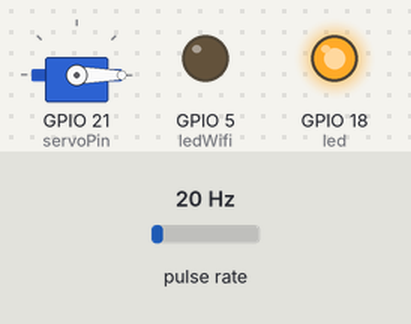
A sketch run on a simulated ESP32. On the bench: servo, output pins drawn as LEDs (lit = HIGH). Wiring (inferred from the names in the program): pulse sensor: data GPIO 19. The test bench sets the inputs (shaded band); at power-on: pulse rate 20 Hz. WiFi joins after 1.5 s; servers stay silent unless stated; uploads are accepted with an empty reply; what the sketch prints to the serial monitor is not drawn.

Above: at 0.1 s.
At 1.6 s:
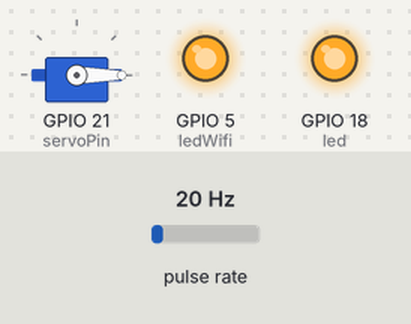
At 4.0 s:
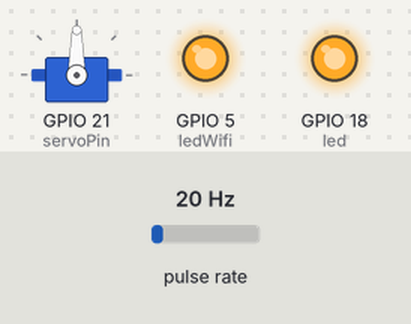
Timing chart, 0 to 5.5 s (numbered marks = the images above):
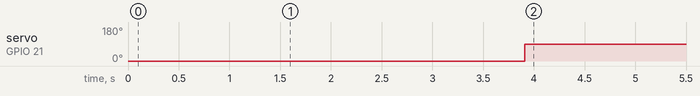

Measured:
- by itself, servo on GPIO 21 (servoPin): 0° → 90° at 3.9 s

The sketch:

Water_Flow.ino
```cpp
#include <ESP32Servo.h>
#include <WiFi.h>
#include <HTTPClient.h>
#include <TimeLib.h>  // Library for time handling

int led = 18;
int ledWifi = 5;
Servo servoMotor;  // Define servo motor
int servoPin = 21;  // Define the servo pin

const char* ssid = "Magister";  // Ganti dengan SSID Wi-Fi
const char* password = "R!$np4n1viz";  // Ganti dengan password Wi-Fi
const char* serverName = "https://script.google.com/macros/s/AKfycbzp7dlKrN37DDqCkKjmuoDl3rlQwymAto03igGOXpEBsFu9hc_kAlv_N2PzqRcZA9-VEQ/exec";  // Ganti dengan URL Google Apps Script kamu

const int flowSensorPin = 19;  // Ganti sesuai pin yang kamu gunakan
volatile int flowPulseCount = 0;
float flowRate = 0.0;
float totalLiters = 0.0;
float totalCost = 0.0;

// Daily usage limit in liters
const float dailyWaterLimit = 0.5;  // Set daily water usage limit
bool waterShutOff = false;  // Flag for water shutoff

// Variables for time
int shutoffHour = 4;  // Time to reopen the valve (6 AM)
unsigned long oldTime = 0;
float calibrationFactor = 1.6;  // Nilai kalibrasi baru berdasarkan hasil pengukuran
unsigned long wifiReconnectTime = 0;
const unsigned long wifiReconnectInterval = 300000;  // 30 detik

// Fungsi interrupt untuk menghitung pulsa
void IRAM_ATTR pulseCounter() {
  flowPulseCount++;
}

// Fungsi untuk menghitung tarif PDAM
float calculatePDAMCost(float totalLiters) {
  float totalCubicMeters = totalLiters / 1000.0;
  float totalCost = 0.0;

  if (totalCubicMeters <= 10) {
    totalCost = totalCubicMeters * 3500;
  } else if (totalCubicMeters <= 20) {
    totalCost = (10 * 3500) + ((totalCubicMeters - 10) * 4500);
  } else {
    totalCost = (10 * 3500) + (10 * 4500) + ((totalCubicMeters - 20) * 6500);
  }

  return totalCost;
}

void setup() {
  pinMode(led, OUTPUT);
  pinMode(ledWifi, OUTPUT);
  servoMotor.attach(servoPin);
  servoMotor.write(0);  // Valve is open at 90 degrees (adjust based on your servo)

  Serial.begin(115200);
  pinMode(flowSensorPin, INPUT_PULLUP);
  attachInterrupt(digitalPinToInterrupt(flowSensorPin), pulseCounter, FALLING);

  digitalWrite(led, HIGH);
  connectToWiFi();
}

void loop() {
  checkWiFiStatus();

  if ((millis() - oldTime) > 1000) {
    flowRate = ((1000.0 / (millis() - oldTime)) * flowPulseCount) / calibrationFactor;

    if (flowRate > 0 && !waterShutOff) {
      totalLiters += (flowRate / 60.0);
      totalCost = calculatePDAMCost(totalLiters);

      if (totalLiters > dailyWaterLimit) {
        shutOffWater();
      }

      Serial.print("Flow Rate: ");
      Serial.print(flowRate);
      Serial.println(" L/min");
      Serial.print("Total Liters: ");
      Serial.print(totalLiters);
      Serial.println(" L");
      Serial.print("Total Cost (PDAM): Rp ");
      Serial.println(totalCost);

      sendToGoogleSheets(flowRate, totalLiters, totalCost);
    } else if (waterShutOff) {
      Serial.println("Water shutoff, no data sent.");
    }

    oldTime = millis();
    flowPulseCount = 0;
  }

  // Check if it's time to reset the daily usage
  if (hour() == shutoffHour && minute() == 0) {
    resetDailyUsage();
  }
}

// Fungsi untuk shut off water
void shutOffWater() {
  Serial.println("Daily limit exceeded, shutting off water.");
  waterShutOff = true;
  servoMotor.write(90);  // Close valve by setting servo to 0 degrees
}

// Fungsi untuk membuka aliran air keesokan hari
void resetDailyUsage() {
  Serial.println("Resetting daily usage, reopening water.");
  totalLiters = 0;
  waterShutOff = false;
  servoMotor.write(0);  // Reopen valve by setting servo to 90 degrees
}

// Fungsi untuk koneksi Wi-Fi
void connectToWiFi() {
  Serial.println("Menghubungkan ke Wi-Fi...");
  WiFi.disconnect();
  WiFi.begin(ssid, password);

  unsigned long startAttemptTime = millis();

  while (WiFi.status() != WL_CONNECTED && millis() - startAttemptTime < 10000) {
    delay(500);
    Serial.print(".");
  }

  if (WiFi.status() == WL_CONNECTED) {
    Serial.println("\nTerhubung ke Wi-Fi");
    digitalWrite(ledWifi, HIGH);
  } else {
    Serial.println("\nGagal terhubung ke Wi-Fi");
    digitalWrite(ledWifi, LOW);
  }
}

// Fungsi untuk cek status Wi-Fi
void checkWiFiStatus() {
  if (WiFi.status() != WL_CONNECTED) {
    digitalWrite(ledWifi, LOW);
    if (millis() - wifiReconnectTime > wifiReconnectInterval) {
      Serial.println("Wi-Fi terputus, mencoba untuk reconnect...");
      connectToWiFi();
      wifiReconnectTime = millis();
    }
  } else {
    digitalWrite(ledWifi, HIGH);
  }
}

void sendToGoogleSheets(float flowRate, float totalLiters, float totalCost) {
  if (WiFi.status() == WL_CONNECTED) {
    HTTPClient http;
    http.begin(serverName);
    http.addHeader("Content-Type", "application/json");

    String jsonData = "{\"flowRate\": " + String(flowRate) + ", \"totalLiters\": " + String(totalLiters) + ", \"totalCost\": " + String(totalCost) + "}";

    int httpResponseCode = http.POST(jsonData);

    if (httpResponseCode > 0) {
      String response = http.getString();
      Serial.println(httpResponseCode);
      Serial.println(response);
    } else {
      Serial.print("Error on sending POST: ");
      Serial.println(httpResponseCode);
    }

    http.end();
  } else {
    Serial.println("WiFi Disconnected");
    digitalWrite(ledWifi, LOW);
  }
}
```
